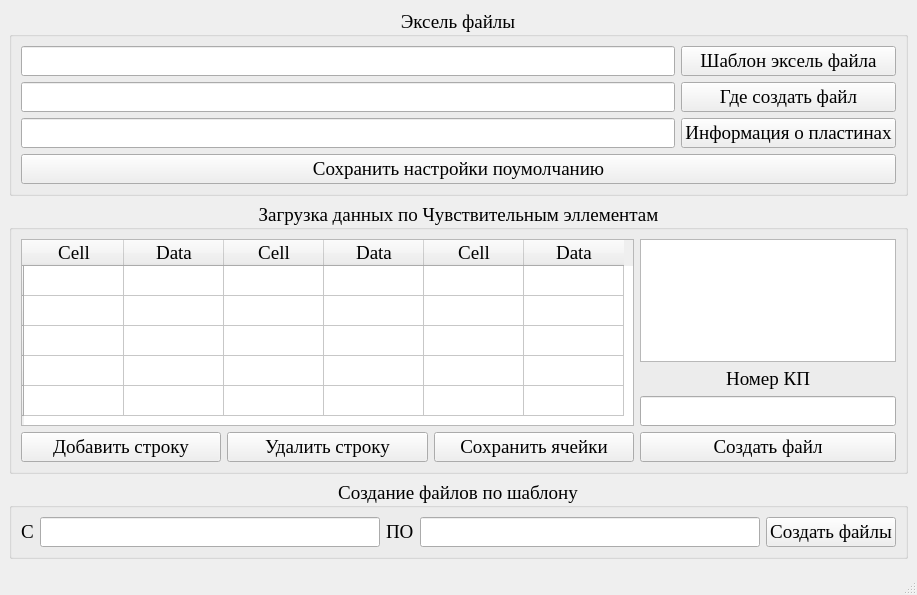
<?xml version="1.0" encoding="UTF-8"?>
<ui version="4.0">
 <class>MainWindow</class>
 <widget class="QMainWindow" name="MainWindow">
  <property name="geometry">
   <rect>
    <x>0</x>
    <y>0</y>
    <width>917</width>
    <height>595</height>
   </rect>
  </property>
  <property name="sizePolicy">
   <sizepolicy hsizetype="Preferred" vsizetype="Preferred">
    <horstretch>0</horstretch>
    <verstretch>0</verstretch>
   </sizepolicy>
  </property>
  <property name="font">
   <font>
    <family>Times New Roman</family>
    <pointsize>14</pointsize>
    <bold>false</bold>
   </font>
  </property>
  <property name="windowTitle">
   <string>Создание эксель файлов по шаблону</string>
  </property>
  <widget class="QWidget" name="centralwidget">
   <layout class="QVBoxLayout" name="verticalLayout_4">
    <item>
     <widget class="QGroupBox" name="groupBox">
      <property name="title">
       <string>Эксель файлы</string>
      </property>
      <property name="alignment">
       <set>Qt::AlignmentFlag::AlignCenter</set>
      </property>
      <layout class="QVBoxLayout" name="verticalLayout_8">
       <item>
        <layout class="QHBoxLayout" name="horizontalLayout">
         <item>
          <layout class="QVBoxLayout" name="verticalLayout_2">
           <property name="sizeConstraint">
            <enum>QLayout::SizeConstraint::SetMinimumSize</enum>
           </property>
           <item>
            <widget class="QLineEdit" name="lineEdit_excel_template"/>
           </item>
           <item>
            <widget class="QLineEdit" name="lineEdit_path_creating_file"/>
           </item>
           <item>
            <widget class="QLineEdit" name="lineEdit_plate_info"/>
           </item>
          </layout>
         </item>
         <item>
          <layout class="QVBoxLayout" name="verticalLayout">
           <item>
            <widget class="QPushButton" name="pushButton_excel_template">
             <property name="text">
              <string>Шаблон эксель файла</string>
             </property>
            </widget>
           </item>
           <item>
            <widget class="QPushButton" name="pushButton_path_creating_file">
             <property name="text">
              <string>Где создать файл</string>
             </property>
            </widget>
           </item>
           <item>
            <widget class="QPushButton" name="pushButton_plate_info">
             <property name="text">
              <string>Информация о пластинах</string>
             </property>
            </widget>
           </item>
          </layout>
         </item>
        </layout>
       </item>
       <item>
        <widget class="QPushButton" name="pushButton_save_default_settings">
         <property name="text">
          <string>Сохранить настройки поумолчанию</string>
         </property>
        </widget>
       </item>
      </layout>
     </widget>
    </item>
    <item>
     <widget class="QGroupBox" name="groupBox_2">
      <property name="title">
       <string>Загрузка данных по Чувствительным эллементам</string>
      </property>
      <property name="alignment">
       <set>Qt::AlignmentFlag::AlignCenter</set>
      </property>
      <layout class="QHBoxLayout" name="horizontalLayout_3">
       <item>
        <layout class="QVBoxLayout" name="verticalLayout_5">
         <item>
          <widget class="QTableWidget" name="tableWidget_CC">
           <property name="showGrid">
            <bool>true</bool>
           </property>
           <property name="gridStyle">
            <enum>Qt::PenStyle::SolidLine</enum>
           </property>
           <property name="sortingEnabled">
            <bool>false</bool>
           </property>
           <property name="wordWrap">
            <bool>true</bool>
           </property>
           <attribute name="horizontalHeaderCascadingSectionResizes">
            <bool>false</bool>
           </attribute>
           <row>
            <property name="text">
             <string/>
            </property>
           </row>
           <row>
            <property name="text">
             <string/>
            </property>
           </row>
           <row>
            <property name="text">
             <string/>
            </property>
           </row>
           <row>
            <property name="text">
             <string/>
            </property>
           </row>
           <row>
            <property name="text">
             <string/>
            </property>
           </row>
           <column>
            <property name="text">
             <string>Сell</string>
            </property>
           </column>
           <column>
            <property name="text">
             <string>Data</string>
            </property>
           </column>
           <column>
            <property name="text">
             <string>Cell</string>
            </property>
           </column>
           <column>
            <property name="text">
             <string>Data</string>
            </property>
           </column>
           <column>
            <property name="text">
             <string>Cell</string>
            </property>
           </column>
           <column>
            <property name="text">
             <string>Data</string>
            </property>
           </column>
          </widget>
         </item>
         <item>
          <layout class="QHBoxLayout" name="horizontalLayout_2">
           <item>
            <widget class="QPushButton" name="pushButton_add_new_line">
             <property name="text">
              <string>Добавить строку</string>
             </property>
            </widget>
           </item>
           <item>
            <widget class="QPushButton" name="pushButton_del_last_line">
             <property name="text">
              <string>Удалить строку</string>
             </property>
            </widget>
           </item>
           <item>
            <widget class="QPushButton" name="pushButton_save_cell">
             <property name="text">
              <string>Сохранить ячейки</string>
             </property>
            </widget>
           </item>
          </layout>
         </item>
        </layout>
       </item>
       <item>
        <layout class="QVBoxLayout" name="verticalLayout_3">
         <item>
          <widget class="QListWidget" name="listWidget_result">
           <property name="sizePolicy">
            <sizepolicy hsizetype="Fixed" vsizetype="Expanding">
             <horstretch>0</horstretch>
             <verstretch>0</verstretch>
            </sizepolicy>
           </property>
           <property name="maximumSize">
            <size>
             <width>300</width>
             <height>16777215</height>
            </size>
           </property>
          </widget>
         </item>
         <item>
          <widget class="QLabel" name="label_number_CC">
           <property name="sizePolicy">
            <sizepolicy hsizetype="Fixed" vsizetype="Fixed">
             <horstretch>0</horstretch>
             <verstretch>0</verstretch>
            </sizepolicy>
           </property>
           <property name="maximumSize">
            <size>
             <width>300</width>
             <height>16777215</height>
            </size>
           </property>
           <property name="text">
            <string>Номер КП</string>
           </property>
           <property name="alignment">
            <set>Qt::AlignmentFlag::AlignCenter</set>
           </property>
          </widget>
         </item>
         <item>
          <widget class="QLineEdit" name="lineEdit_number_CC">
           <property name="sizePolicy">
            <sizepolicy hsizetype="Fixed" vsizetype="Fixed">
             <horstretch>0</horstretch>
             <verstretch>0</verstretch>
            </sizepolicy>
           </property>
           <property name="maximumSize">
            <size>
             <width>300</width>
             <height>16777215</height>
            </size>
           </property>
           <property name="maxLength">
            <number>200</number>
           </property>
           <property name="frame">
            <bool>true</bool>
           </property>
           <property name="alignment">
            <set>Qt::AlignmentFlag::AlignCenter</set>
           </property>
          </widget>
         </item>
         <item>
          <widget class="QPushButton" name="pushButton_create_CC">
           <property name="sizePolicy">
            <sizepolicy hsizetype="Fixed" vsizetype="Fixed">
             <horstretch>0</horstretch>
             <verstretch>0</verstretch>
            </sizepolicy>
           </property>
           <property name="maximumSize">
            <size>
             <width>300</width>
             <height>16777215</height>
            </size>
           </property>
           <property name="text">
            <string>Создать файл</string>
           </property>
           <property name="default">
            <bool>false</bool>
           </property>
          </widget>
         </item>
        </layout>
       </item>
      </layout>
     </widget>
    </item>
    <item>
     <widget class="QGroupBox" name="groupBox_3">
      <property name="title">
       <string>Создание файлов по шаблону</string>
      </property>
      <property name="alignment">
       <set>Qt::AlignmentFlag::AlignCenter</set>
      </property>
      <layout class="QHBoxLayout" name="horizontalLayout_5">
       <item>
        <layout class="QHBoxLayout" name="horizontalLayout_4">
         <item>
          <widget class="QLabel" name="label_from">
           <property name="text">
            <string>С</string>
           </property>
          </widget>
         </item>
         <item>
          <widget class="QLineEdit" name="lineEdit_from"/>
         </item>
         <item>
          <widget class="QLabel" name="label_to">
           <property name="text">
            <string>ПО</string>
           </property>
          </widget>
         </item>
         <item>
          <widget class="QLineEdit" name="lineEdit_to"/>
         </item>
        </layout>
       </item>
       <item>
        <widget class="QPushButton" name="pushButton_create_file">
         <property name="text">
          <string>Создать файлы</string>
         </property>
        </widget>
       </item>
      </layout>
     </widget>
    </item>
   </layout>
  </widget>
  <widget class="QMenuBar" name="menubar">
   <property name="geometry">
    <rect>
     <x>0</x>
     <y>0</y>
     <width>917</width>
     <height>27</height>
    </rect>
   </property>
  </widget>
  <widget class="QStatusBar" name="statusbar"/>
 </widget>
 <resources/>
 <connections/>
</ui>
